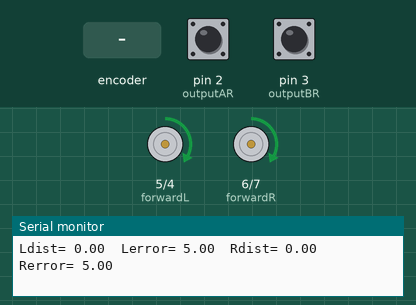
Simulated run of this sketch. Board: Arduino Uno, built with avr-gcc and run on an emulated ATmega328P. Shown: motor-driver pin pairs drawn as motors (green arrow = first pin HIGH = forward, orange = second pin HIGH = backward, longer = more drive), the last lines printed to the serial monitor. Inputs (shaded band) come from the test bench; at power-on: pin 2 (outputAR) HIGH, pin 3 (outputBR) HIGH.

Above: at 1.2 s.
1.3 s: rotary encoder on pin 2 (outputAR) / pin 3 (outputBR) turned 2 steps (second pin leading)
At 1.6 s:
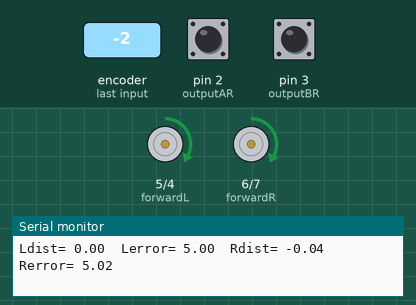
4.7 s: rotary encoder on pin 2 (outputAR) / pin 3 (outputBR) turned 3 steps (first pin leading)
At 5.09 s:
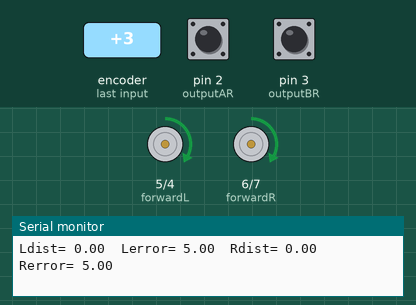
Timing chart, 0 to 7.7 s (numbered marks = the images above; inputs shaded):
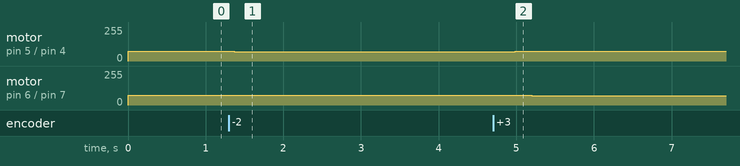

The sketch:

Test_8_PID_Position_4_Robolympix_2021.ino
```cpp
//Variables encodeurs
#define outputAR 2
#define outputBR 3
#define outputAL 18
#define outputBL 19
volatile float Rdist = 0;
volatile float Ldist = 0;
volatile float distUnitR = (float)PI * 40 / 1024 / 10;
volatile float distUnitL = (float)PI * 40 / 600 / 10;

//Variables moteurs
float vitesseR = 0 ;
float vitesseL = 0 ;
float vitesseO = 0 ;
#define forwardR 6
#define backwardR 7
#define forwardL 5
#define backwardL 4

//Variables erreurs/commandes position
volatile float Rcmd = 5; //110.3
volatile float Lcmd = 5; //110.2
volatile float Rerror;
volatile float Lerror;
float prevRerror = 0;
float prevLerror = 0;
float sommeRerror = 0;
float sommeLerror = 0;

//Variables erreurs vitesse
volatile float Oerror;
float prevOerror = 0;
float sommeOerror = 0;

//Encoder functions
void ISRtrackAR() {
  Rdist += (digitalRead(outputBR) == LOW) ? distUnitR : -distUnitR;
}
void ISRtrackBR() {
  Rdist += (digitalRead(outputAR) == LOW) ? -distUnitR : distUnitR;
}

void ISRtrackAL() {
  Ldist += (digitalRead(outputBL) == LOW) ? distUnitL : -distUnitL;
}

void ISRtrackBL() {
  Ldist += (digitalRead(outputAL) == LOW) ? -distUnitL : distUnitL;
}

//Motor functions
void motorR(float vR) {
  if (vR > 0) {
    analogWrite(forwardR, vR);
    analogWrite(backwardR, 0);
  }
  else {
    analogWrite(forwardR, 0);
    analogWrite(backwardR, -5.2 * vR);
  }
}

void motorL(float vL) {
  if (vL > 0) {
    analogWrite(forwardL, vL);
    analogWrite(backwardL, 0);
  }
  else {
    analogWrite(forwardL, 0);
    analogWrite(backwardL, -5.2 * vL);
  }
}

//PID Position Parameters

float kpR = 0.9 ;
float kpL = 0.9 ;

float kdR = 1 ;
float kdL = 1 ;

float kiR = 0.00000000000001 ;
float kiL = 0.00000000000001 ;

float kpO = 10;
float kdO = 0; //
float kiO = 0.0000000000000000000001;

void PIDorientation() {
  Oerror = Rdist - Ldist;
  sommeOerror += Oerror;
  vitesseO = (kpO * Oerror) + (kdO * (Oerror - prevOerror)) + kiO * sommeOerror;
  prevOerror = Oerror;
}

//PID Position + Asservissement Vitesse
void PIDposition() {

  Rerror = Rcmd - Rdist;
  sommeRerror +=  Rerror ;

  Lerror = Lcmd - Ldist;
  sommeLerror +=  Lerror ;

  PIDorientation();

  vitesseR = (kpR * Rerror) + (kdR * (Rerror - prevRerror)) + kiR * sommeRerror;
  vitesseL = (kpL * Lerror) + (kdL * (Lerror - prevLerror)) + kiL * sommeLerror;

  vitesseR = (vitesseR > 180) ? 180 : vitesseR;
  vitesseL = (vitesseL > 180) ? 180 : vitesseL;

  if (Rdist + Ldist < 20) {
    vitesseR = vitesseR / 10 * Rdist;
    vitesseL = vitesseL / 10 * Ldist;
  }

  vitesseR = ((vitesseR < 72) && (Rerror > 0)) ? 72 : vitesseR;
  vitesseL = ((vitesseL < 72) && (Lerror > 0)) ? 72 : vitesseL;

  vitesseR -= vitesseO;
  vitesseL += vitesseO;

  //Update errors
  prevRerror = Rerror;
  prevLerror = Lerror;

  motorR(vitesseR);
  motorL(vitesseL);
}

void setup() {
  Serial.begin(9600);

  //Command Encoders
  pinMode(outputAR, INPUT_PULLUP);
  pinMode(outputBR, INPUT_PULLUP);
  pinMode(outputAL, INPUT_PULLUP);
  pinMode(outputBL, INPUT_PULLUP);

  attachInterrupt(digitalPinToInterrupt(outputAR), ISRtrackAR, RISING);
  attachInterrupt(digitalPinToInterrupt(outputAL), ISRtrackAL, RISING);
  attachInterrupt(digitalPinToInterrupt(outputBR), ISRtrackBR, RISING);
  attachInterrupt(digitalPinToInterrupt(outputBL), ISRtrackBL, RISING);

  //Command Motors
  pinMode(forwardR, OUTPUT);
  pinMode(backwardR, OUTPUT);
  pinMode(forwardL, OUTPUT);
  pinMode(backwardL, OUTPUT);
}

void loop() {

  PIDposition();

  /*Serial.print(Ldist);
  Serial.print(" ");
  Serial.print(Lerror);
  Serial.print(" ");
  Serial.print(Rdist);
  Serial.print(" ");
  Serial.println(Rerror);*/

  Serial.print("Ldist= ");
  Serial.print(Ldist);
  Serial.print("\tLerror= ");
  Serial.print(Lerror);
  Serial.print("\tRdist= ");
  Serial.print(Rdist);
  Serial.print("\tRerror= ");
  Serial.println(Rerror);
  /*Serial.print("\tLcmd= ");
  Serial.print(Lcmd);
  Serial.print("\tRcmd= ");
  Serial.println(Rcmd);*/

  /*if (Rerror>0 && Lerror>0){
    motorR(82);
    motorL(92);
    }
    else
     if(Rerror>0){
        motorR(82);
        motorL(0);
      }
      else
        if (Lerror>0){
          motorR(0);
          motorL(92);
        }
        else{
          motorR(0);
          motorL(0);
        }*/
}
```

Measured:
- after the input at 1.3 s, motor on pin 5 (forwardL) / pin 4 (backwardL): forward 72/255 → forward 71/255 after 0.07 s
- after the input at 4.7 s, motor on pin 5 (forwardL) / pin 4 (backwardL): forward 71/255 → forward 72/255 after 0.29 s; motor on pin 6 (forwardR) / pin 7 (backwardR): forward 72/255 → forward 71/255 after 0.50 s
